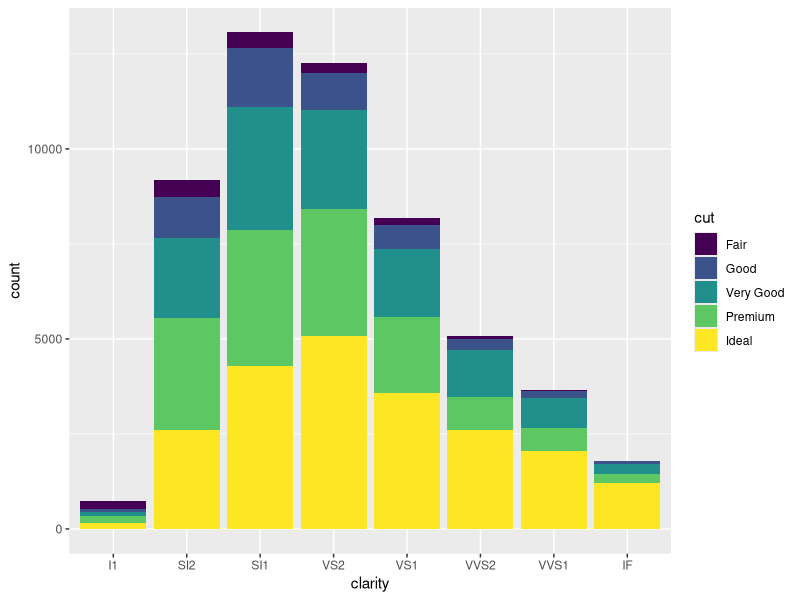
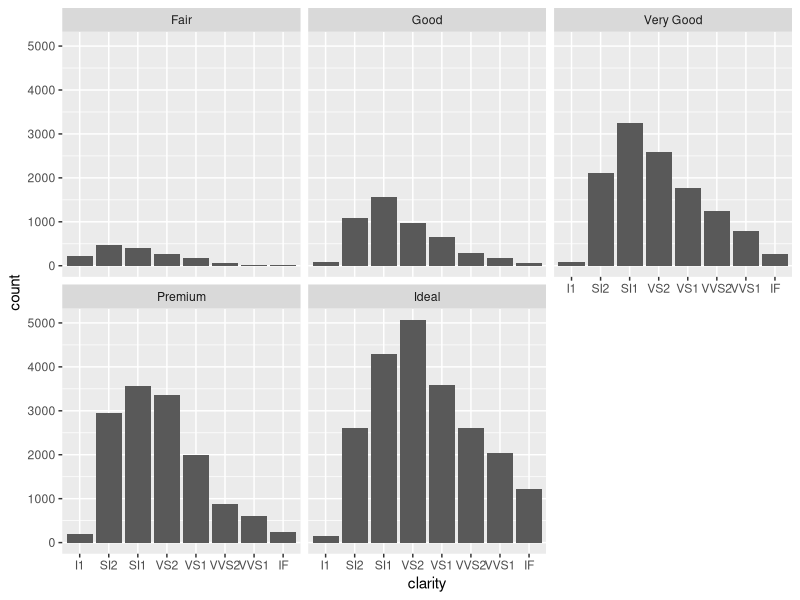
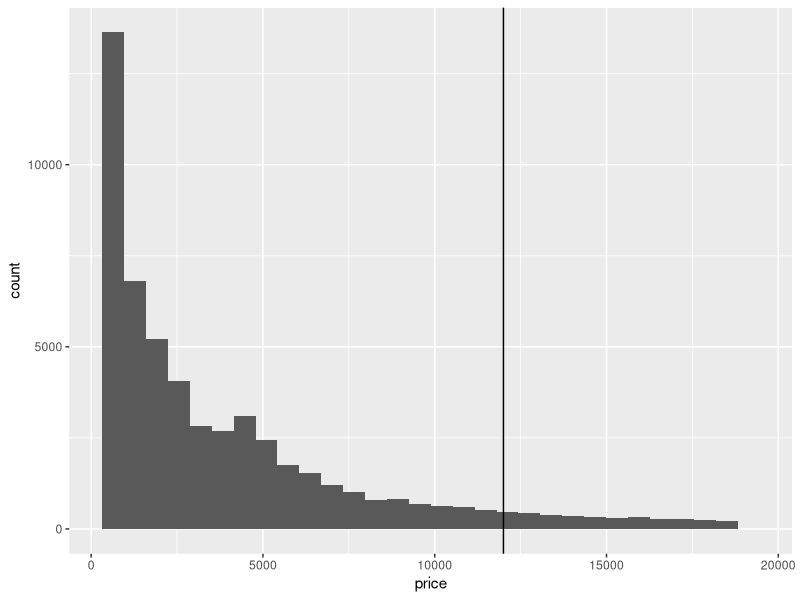
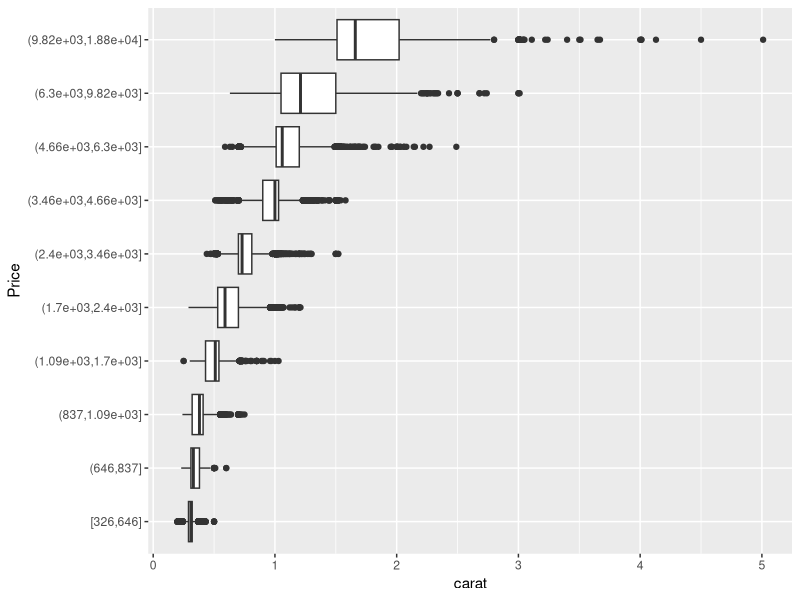
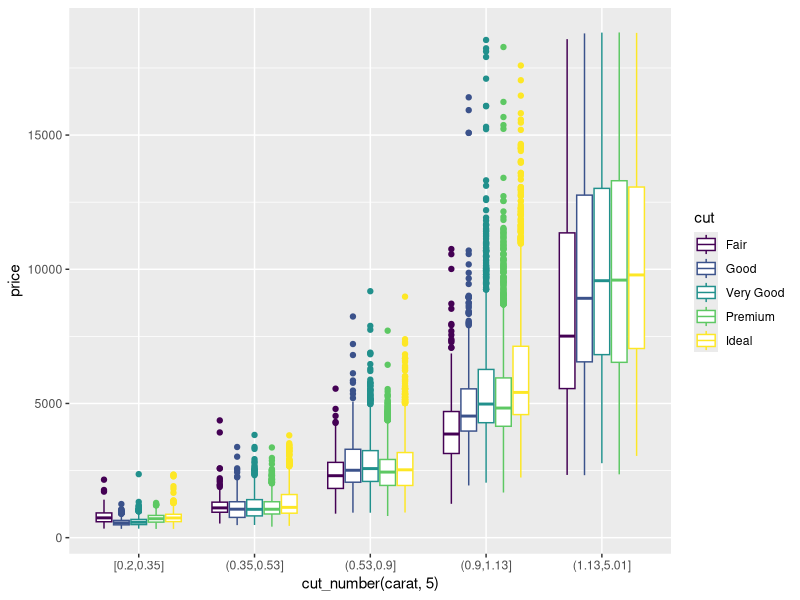

Generate these figures, in order, with R:
require(ggplot2)        # or load package first
data(diamonds)
head(diamonds)          # look at the data!

ggplot(diamonds, aes(clarity, fill=cut)) + geom_bar()
ggplot(diamonds, aes(clarity)) + geom_bar() + facet_wrap(~ cut)
ggplot(diamonds) + geom_histogram(aes(x=price)) + geom_vline(xintercept=12000)

  
ggplot(diamonds, aes(x = cut_number(price, 10), y = carat)) + geom_boxplot() + coord_flip() + xlab("Price")
ggplot(diamonds, aes(x = cut_number(carat, 5), y = price, colour = cut)) + geom_boxplot()

